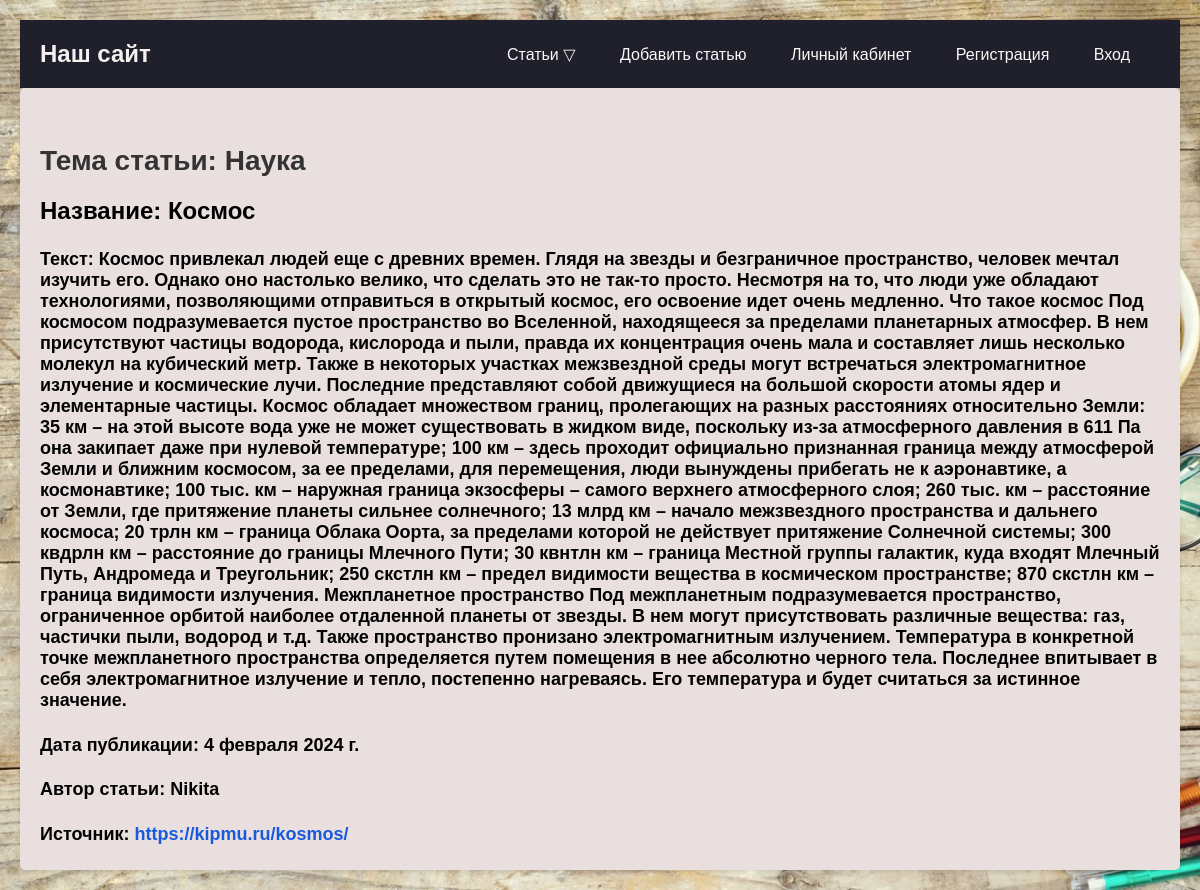
The app's page /info_sience_aerticles/8/ with its own data.
### catalog/models.py (models this page shows, shortened)
class Sience(models.Model):
    topic = models.ForeignKey(Topic, on_delete=models.SET_NULL, null=True)
    title = models.CharField(max_length=1000, verbose_name='Название статьи')
    summary = models.CharField(max_length=1000, verbose_name='кратко о статье', blank=True, null=True)
    text = models.TextField(max_length=10000000000000000, verbose_name='текст статьи', blank=True, null=True)
    data = models.DateField(verbose_name='Дата публикации статьи', blank=True, null=True)
    info = models.URLField(verbose_name='Источник(и)', blank=True)
    author = models.ForeignKey(User, on_delete=models.SET_NULL, null=True, verbose_name='Автор')  # поле author
    image = models.URLField(verbose_name='Фото', blank=True, null=True)

class Topic(models.Model):
    VIBOR = (('Наука', 'Наука'), ('Спорт', 'Спорт'), ('Искусство', 'Искусство'))
    name = models.CharField(max_length=100, choices=VIBOR, verbose_name='Тема статьи')
    def __str__(self):
        return self.name

### catalog/views.py (the view)
# urls.py: path('info_sience_aerticles/<int:pk>/', views.ArticleSienceDetailView.as_view(), name='info_sience'),
class ArticleSienceDetailView(DetailView):
    model = Sience

### templates/catalog/sience_detail.html (shortened to what this page needs)
{% extends 'index.html' %}
{% load static %}
{% block head %}
    <link rel="stylesheet" href="{% static 'home.css' %}">
    <link rel="stylesheet" href="{% static 'articles_detail.css' %}">
{% endblock head %}
{% block content %}
    <div>
        <h1>Тема статьи: {{ sience.topic }}</h1>
        <h2>Название: {{ sience.title }}</h2>
        <h4>Текст: {{ sience.text }}</h4>
        <h4>Дата публикации: {{ sience.data }}</h4>
        <h4>Автор статьи: {{ sience.author }}</h4>
        <h4>Источник: <a href="{{ sience.info }}">{{ sience.info }}</a></h4>
    </div>
{% endblock content %}

### catalog/static/home.css (style rules this page uses)
body { margin: 0; padding: 0; background: url('img/Статья-Фон.jpg'); background-repeat: no-repeat; background-size: cover; background-attachment: fixed; font-family: Arial, sans-serif; }
h2 { color: #333; font-size: 28px; margin-bottom: 20px; }
h1 { color: #333; font-size: 36px; margin-bottom: 30px; }

### catalog/static/articles_detail.css (style rules this page uses)
body { font-family: Arial, sans-serif; margin: 20px; background-color: #f5f5f5; }
div { background-color: #eadfdf; padding: 20px; border-radius: 5px; box-shadow: 0 2px 4px rgba(0, 0, 0, 0.1); }
h1 { font-size: 28px; margin-bottom: 10px; color: #333; }
h2 { font-size: 24px; margin-bottom: 5px; color: #000000; }
h4 { font-size: 18px; margin-bottom: 5px; color: #020202; }
a { color: #185adb; text-decoration: none; }

### records on screen
Sience: topic "Наука", title "Космос", text "Космос привлекал людей еще с древних времен. Глядя на звезды и безграничное пространство, человек мечтал изучить его. Однако оно настолько велико, что сделать это не так-то просто. Несмотря на то, что люди уже обладают технологиями, позволяющими отправиться в открытый космос, его освоение идет очень медленно. Что такое космос Под космосом подразумевается пустое пространство во Вселенной, находящееся за пределами планетарных атмосфер. В нем присутствуют частицы водорода, кислорода и пыли, правда их концентрация очень мала и составляет лишь несколько молекул на кубический метр. Также в некоторых участках межзвездной среды могут встречаться электромагнитное излучение и космические лучи.…", data "4 февраля 2024 г.", author "Nikita", info "https://kipmu.ru/kosmos/"
